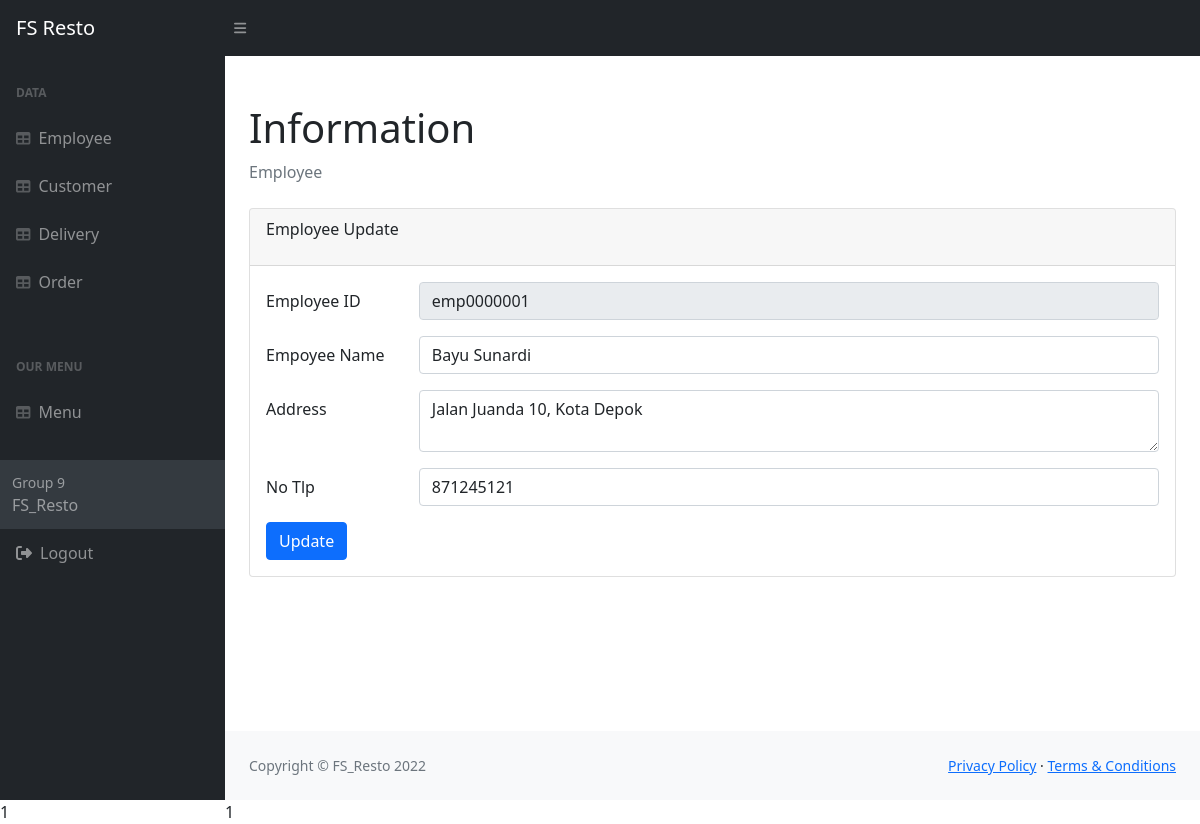
Page /Admin/pages/update.php?id=emp0000001 (signed in) on the committed database.
### tables this page shows
CREATE TABLE `employee` (
  `emp_id` varchar(10) NOT NULL,
  `emp_name` varchar(30) DEFAULT NULL,
  `emp_address` varchar(100) DEFAULT NULL,
  `no_tlp` int(15) DEFAULT NULL,
  PRIMARY KEY (`emp_id`)
);

### Admin/pages/update.php (the view, shortened to what this page needs)
<?php
$con = db_connect();
$id = mysqli_real_escape_string($con, $_GET["id"]);
$sql = "SELECT * FROM employee WHERE emp_id = '$id'";
$result = mysqli_query($con, $sql);
while($data = mysqli_fetch_assoc($result)) {
    $name = $data['emp_name'];
    $address = $data['emp_address'];
    $tlp = $data['no_tlp'];
}
?>
<!DOCTYPE html>
<html lang="en">
  <head>
    <link href="https://cdn.jsdelivr.net/npm/simple-datatables@latest/dist/style.css" rel="stylesheet" />
    <link href="../../resource/css/styles.css" rel="stylesheet" />
  </head>
  <body class="sb-nav-fixed">
   <?=
      include 'partIndex/navbar.php';
   ?>
    <div id="layoutSidenav">
      <div id="layoutSidenav_nav">
       <?=
        include 'sideNavbar.php';
       ?>
      </div>
      <div id="layoutSidenav_content">
        <main>
          <div class="container-fluid px-4">
            <h1 class="mt-4">Information</h1>
            <ol class="breadcrumb mb-4">
              <li class="breadcrumb-item active">Employee</li>
            </ol>
            <div class="card mb-4">
              <div class="card-header">
                <p>Employee Update</p>
              </div>
              <div class="card-body">
              <form id="frmemp" method="post" action="process_update.php">
                <fieldset>
                    <div class="mb-3 row">
                        <label for="code" class="col-sm-2 col-form-label">Employee ID</label>
                        <div class="col-sm-10">
                          <input value="<?php echo $id; ?>" type="text" class="form-control"  id="id" name="id" placeholder="..." required="true" readonly>
                        </div>
                      </div>
                      <div class="mb-3 row">
                        <label for="name" class="col-sm-2 col-form-label">Empoyee Name</label>
                        <div class="col-sm-10">
                          <input value="<?php echo $name; ?>"type="text" class="form-control"  id="name" name="name" placeholder="..." required="true">
                        </div>
                      </div>
                      <div class="mb-3 row">
                        <label for="name" class="col-sm-2 col-form-label">Address</label>
                        <div class="col-sm-10">
                          <textarea class="form-control" id="address" name="address" placeholder="..." required="true"><?php echo $address; ?></textarea>
                        </div>
                      </div>
                      <div class="mb-3 row">
                        <label for="price" class="col-sm-2 col-form-label">No Tlp</label>
                        <div class="col-sm-10">
                          <input value="<?php echo $tlp; ?>"type="number" class="form-control"  id="tlp" name="tlp" placeholder="+62" required="true">
                        </div>
                      </div>
                      <input type="submit" value="Update" class="btn btn-primary"/>
                    </fieldset>
                    </form>
              </div>
            </div>
          </div>
        </main>
       <?=
          include 'partIndex/footer.php';
       ?>
      </div>
    </div>
  </body>
</html>

### rows in the picture
employee: name "Bayu Sunardi", address "Jalan Juanda 10, Kota Depok", tlp "871245121"

### other values in the picture
include 'sideNavbar.php' "1"
include 'partIndex/footer.php' "1"
